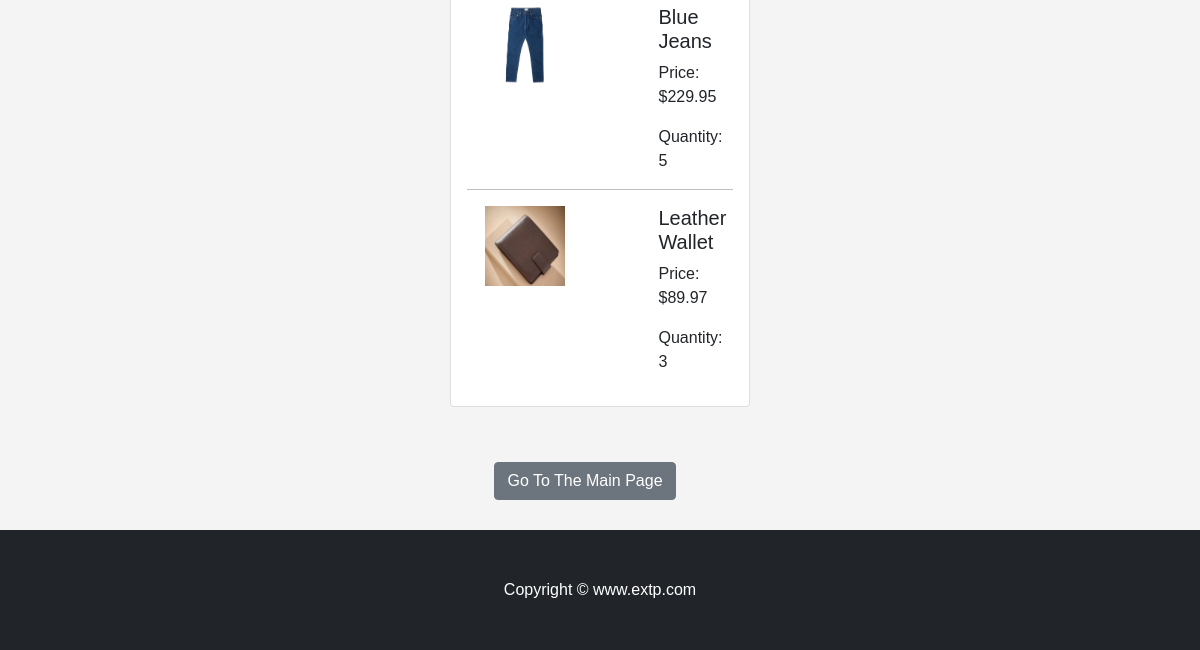
The app's page /cart/list_orders/ (signed in, lower part), older data.
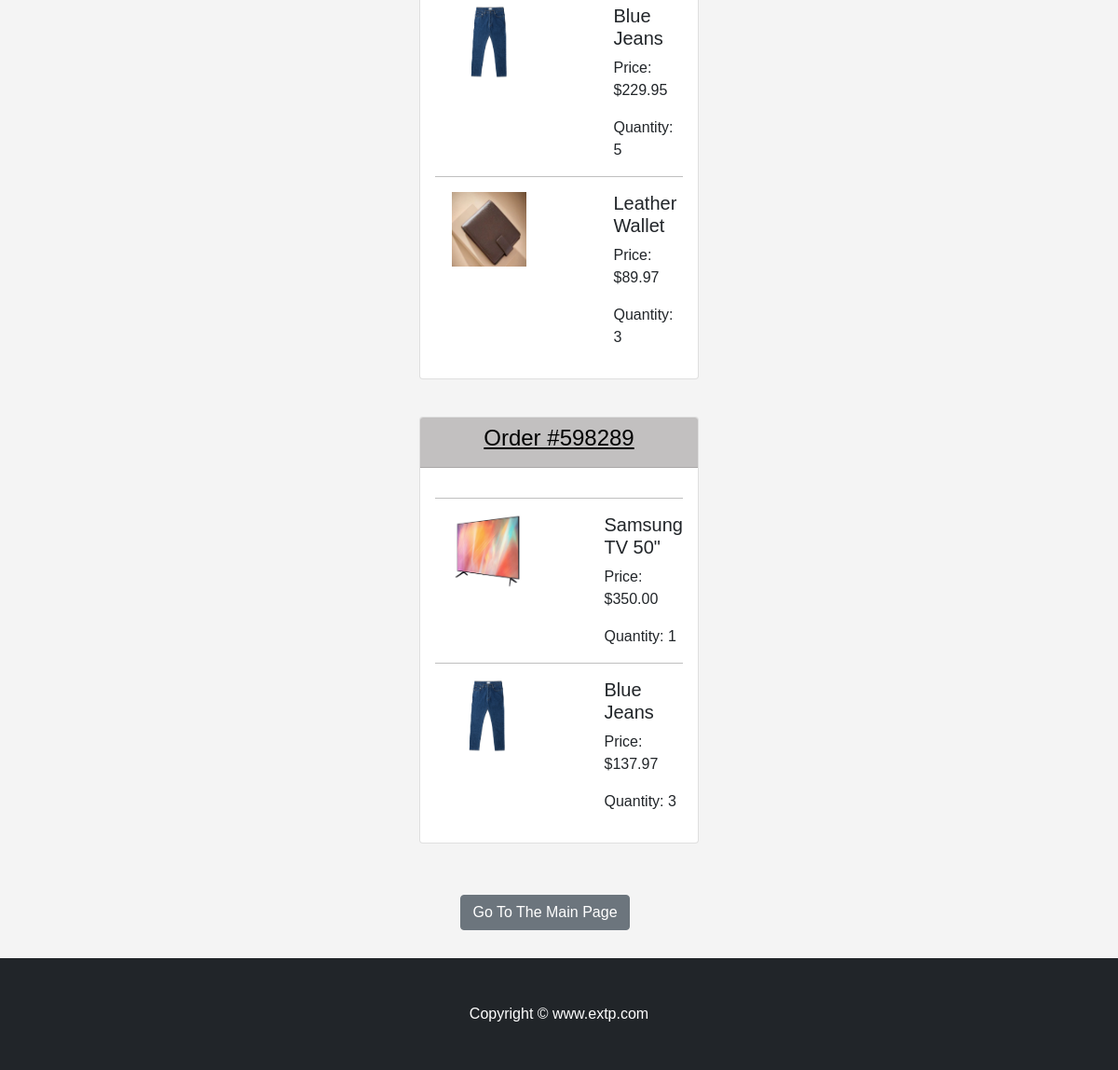
The same page, newer data.
### cart/models.py (models this page shows, shortened)
class OrderItem(models.Model):
    order = models.ForeignKey(Order, on_delete=models.CASCADE)
    product = models.ForeignKey(Product, on_delete=models.CASCADE)
    user = models.ForeignKey(User, on_delete=models.CASCADE)
    quantity = models.PositiveBigIntegerField(default=1)
    price = models.DecimalField(max_digits=6, decimal_places=2)
    @property
    def total_item_price(self):
        if self.product.on_sale:
            return self.quantity * self.product.sale_price
        else:
            return self.quantity * self.price

class Order(models.Model):
    order_number = models.IntegerField(null=True)
    user = models.ForeignKey(User, on_delete=models.CASCADE)
    ship_info = models.ForeignKey(UserProfile, on_delete=models.CASCADE, null=True)
    amount_paid = models.DecimalField(max_digits=6, decimal_places=2)
    date_ordered = models.DateTimeField(auto_now_add=True)
    def __str__(self):
        return f'Order #{str(self.order_number)}'

### ecommerce/models.py (models this page shows, shortened)
class Product(models.Model):
    product_name = models.CharField(max_length=100)
    category = models.ForeignKey(Category, on_delete=models.SET_NULL, blank=True, null=True)
    description = models.TextField()
    image = models.ImageField(upload_to='product_images/', blank=True, null=True)
    created_at = models.DateTimeField(auto_now_add=True)
    price = models.DecimalField(max_digits=6, decimal_places=2)
    quantity = models.IntegerField(default=55)
    seller = models.CharField(max_length=100, default="EXTP")
    on_sale = models.BooleanField(default=False)
    sale_price = models.DecimalField(max_digits=6, decimal_places=2, blank=True, null=True)

### cart/views.py (the view)
# urls.py: path("list_orders/", views.list_orders, name="list_orders"),
@login_required
def list_orders(request):
    orders = Order.objects.filter(user=request.user)
    order_items_list = []
    for order in orders:
        order_items = OrderItem.objects.filter(user=request.user, order=order.id)
        order_items_list.append(order_items)
    return render(request, 'cart/list_orders.html', {'orders': orders, 'order_items_list': order_items_list})

### ecommerce/views.py (called while the page is built)
def custom_context(request):
    categories = models.Category.objects.all()
    if request.user.is_authenticated:
        quantity_cart = Cart.objects.filter(user=request.user).count()
    else:
        quantity_cart = 0
    return {'categories': categories, "quantity_cart": quantity_cart}

### templates/cart/list_orders.html (shortened to what this page needs)
{% extends "base.html" %}
{% block content %}
    {% for order in orders %}
    <div class="card" style="margin: 40px 450px;">
        <div class="card-header" style="text-align: center; background-color: rgb(194, 192, 192);">
            <h4><a href="{% url 'cart:order_details' order.order_number %}" style="color: black;">{{ order }}</a></h4>
        </div>
        <div class="card-body" style="text-align: center;">
            <table class="table table-borderless" >
                {% for order_items in order_items_list %}
                    {% for item in order_items %}
                        {% if item.order.id == order.id %}
                            <tr style="margin: 40px 450px;">
                                <td style="padding: 0px;" width="150">
                                    <hr class="my-line" style="color: rgb(0, 0, 0);">
                                    <a href="{% url 'ecommerce:product_detail' item.product.id %}">
                                        <img src="{{ item.product.image.url }}" alt="product" width="80" height="80">
                                    </a>
                                </td>
                                <td style="padding: 0px; text-align: left;" width="150px">
                                    <hr class="my-line" style="color: rgb(0, 0, 0);">
                                </td>
                                <td style="padding: 0px; text-align: left;">
                                    <hr class="my-line" style="color: rgb(0, 0, 0);">
                                    <h5 class="card-title">{{ item.product.product_name }}</h5>
                                    <p class="card-text">Price: ${{ item.total_item_price }}</p>
                                    <p class="card-text">Quantity: {{ item.quantity }}</p>
                                </td>
                            </tr>
                        {% endif %}
                    {% endfor %}
                {% endfor %}
            </table>
        </div>
    </div>
    {% endfor %}
    <div style="text-align: center; margin: 15px 10px; padding: 15px 10px;">
        <a href="{% url 'ecommerce:home' %}" style="margin-right: 30px;"><button class="btn btn-secondary">Go To The Main Page</button></a>
    </div>
{% endblock %}

Row changes from the older to the newer data that the page shows:
added Order: order_number "Order #598289"
added OrderItem: product.image (picture), product.product_name "Samsung TV 50\"", total_item_price "350.00", quantity "1"
added OrderItem: product.image (picture), product.product_name "Blue Jeans", total_item_price "137.97", quantity "3"
